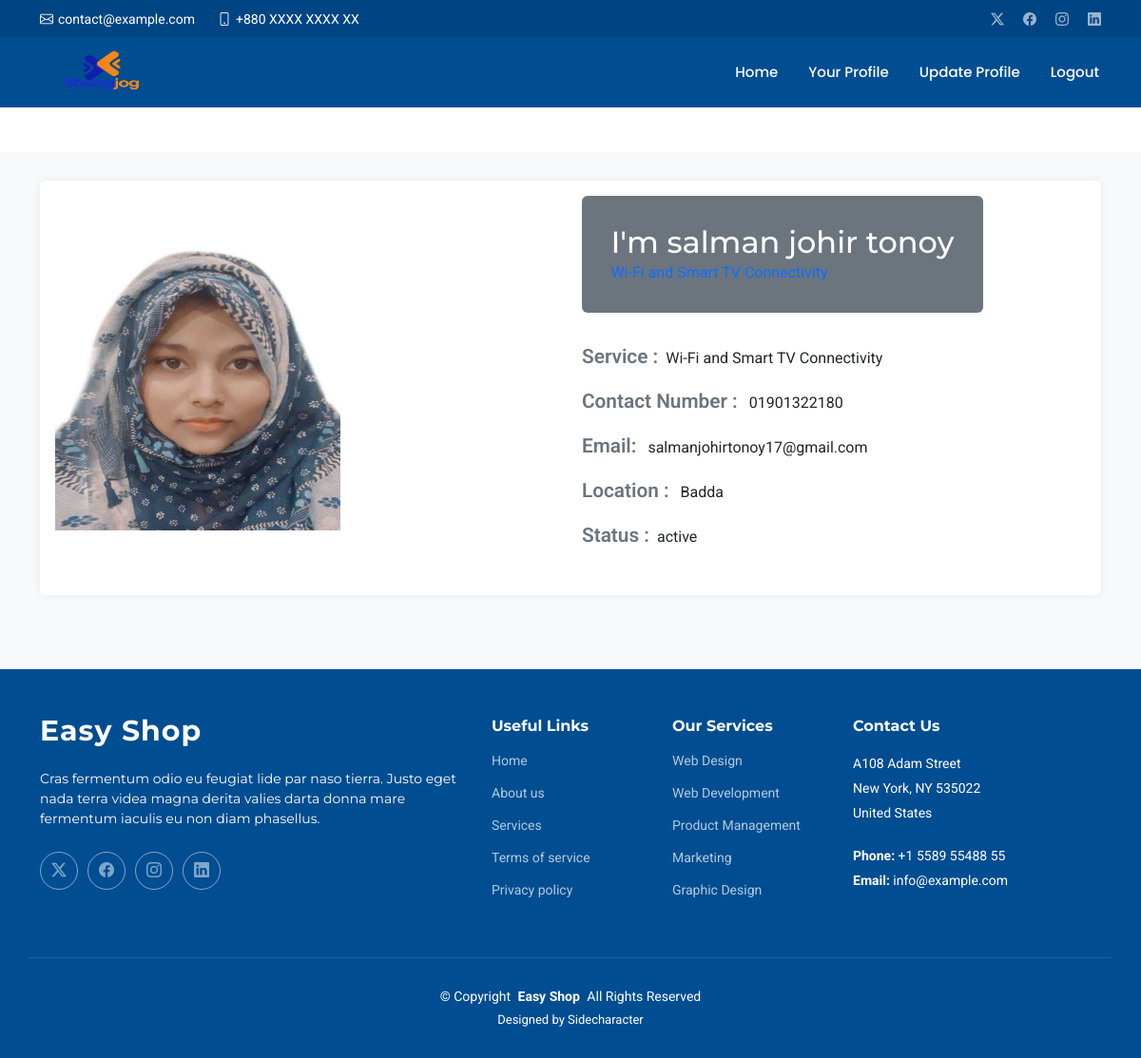
The page /profile/ (signed in) on the database as committed earlier.
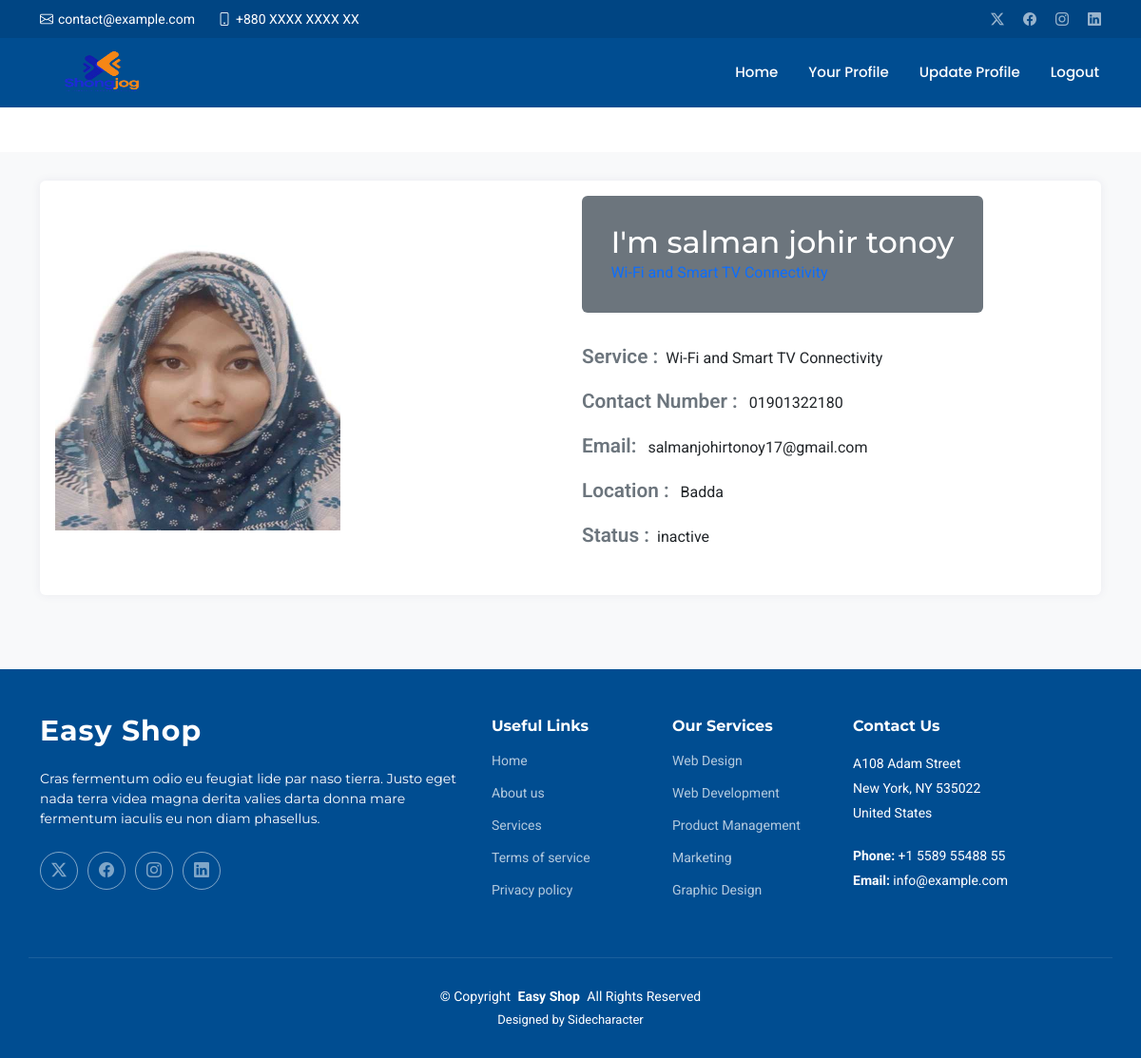
The same page on the database as committed later.
### shongjog/models.py (models this page shows, shortened)
class Registration(models.Model):
    user = models.OneToOneField(User, on_delete=models.CASCADE , blank=True, null=True)  # Linked with Django's User model
    phone_number = models.CharField(max_length=15)
    status = models.CharField(max_length=8, choices=[('active', 'Active'), ('inactive', 'Inactive')], default='active')
    occupation = models.CharField(max_length=100)
    area = models.CharField(max_length=100 , blank=True, null=True)
    picture = models.ImageField(upload_to='profile_pictures/', blank=True, null=True)

### shongjog/views.py (the view)
# urls.py: path('profile/', views.profile, name='profile'),
def profile(request):
    registration = get_object_or_404(Registration, user=request.user)
    return render(request, 'profile.html', {'registration': registration})

### templates/profile.html (shortened to what this page needs)
{% load static %}
<!DOCTYPE html>
<html lang="en">
  <head>
    <link
      href="/static/assets/vendor/bootstrap/css/bootstrap.min.css"
      rel="stylesheet"
    />
    <link
      href="/static/assets/vendor/bootstrap-icons/bootstrap-icons.css"
      rel="stylesheet"
    />
    <link href="/static/assets/vendor/aos/aos.css" rel="stylesheet" />
    <link
      href="/static/assets/vendor/glightbox/css/glightbox.min.css"
      rel="stylesheet"
    />
    <link
      href="/static/assets/vendor/swiper/swiper-bundle.min.css"
      rel="stylesheet"
    />
    <link href="/static/assets/css/main.css" rel="stylesheet" />
  </head>
  <body class="index-page">
    <header id="header" class="header fixed-top">
      <div class="topbar d-flex align-items-center">
        <div
          class="container d-flex justify-content-center justify-content-md-between"
        >
          <div class="contact-info d-flex align-items-center">
            <i class="bi bi-envelope d-flex align-items-center"
              ><a href="mailto:contact@example.com">contact@example.com</a></i
            >
            <i class="bi bi-phone d-flex align-items-center ms-4"
              ><span>+880 XXXX XXXX XX</span></i
            >
          </div>
          <div class="social-links d-none d-md-flex align-items-center">
            <a href="#" class="twitter"><i class="bi bi-twitter-x"></i></a>
            <a href="#" class="facebook"><i class="bi bi-facebook"></i></a>
            <a href="#" class="instagram"><i class="bi bi-instagram"></i></a>
            <a href="#" class="linkedin"><i class="bi bi-linkedin"></i></a>
          </div>
        </div>
      </div>
      <div class="branding d-flex align-items-cente">
        <div
          class="container position-relative d-flex align-items-center justify-content-between"
        >
          <a href="/" class="logo d-flex align-items-center">
            <h1 class="sitename">
              <img src="/static/assets/img/logo.png" alt="" />
            </h1>
          </a>
          <nav id="navmenu" class="navmenu">
            <ul>
              <li>
                <a href="/">Home<br/></a>
              </li>
              {% if user.is_authenticated %}
              <li><a href="{% url 'profile' %}">Your Profile</a></li>
              {% else %}
              <li><a href="{% url 'login' %}">Log In</a></li>
              {% endif %}
              <li><a href="{% url 'update_profile' %}">Update Profile</a></li>
              <li><a href="{% url 'logout' %}?next=/" >Logout</a></li>
            </ul>
          </nav>
        </div>
      </div>
    </header>
    <main class="main" style="margin-top:20vh;">
        <section class="bg-light">
            <div class="container">
                <div class="row">
                    <div class="col-lg-12 mb-4 mb-sm-5">
                        <div class="card card-style1 border-0">
                            <div class="card-body p-1-9 p-sm-2-3 p-md-6 p-lg-7">
                                <div class="row align-items-center">
                                    <div class="col-lg-6 mb-4 mb-lg-0">
                                        {% if  registration.picture  %}
                                        <img style = "width: 300px;height : 300px;" src="{{ registration.picture.url }}" alt="...">
                                        {% else %}
                                        <img style = "width: 300px;height : 300px;" src="https://static.vecteezy.com/system/resources/thumbnails/027/951/137/small_2x/stylish-spectacles-guy-3d-avatar-character-illustrations-png.png" alt="...">
                                        {% endif %}
                                    </div>
                                    <div class="col-lg-6 px-xl-10">
                                        <div class="bg-secondary d-lg-inline-block py-1-9 px-1-9 px-sm-6 mb-1-9 rounded">
                                            <h3 class="h2 text-white mb-0">I'm {{ registration.user.first_name }} {{ registration.user.last_name }}</h3>
                                            <span class="text-primary">{{ registration.occupation}}</span>
                                        </div>
                                        <ul class="list-unstyled mb-1-9">
                                            <li class="mb-2 mb-xl-3 display-28"><span class="display-26 text-secondary me-2 font-weight-600">Service :</span>{{ registration.occupation}} </li>
                                            <li class="mb-2 mb-xl-3 display-28"><span class="display-26 text-secondary me-2 font-weight-600">Contact Number :</span> {{ registration.phone_number }}</li>
                                            <li class="mb-2 mb-xl-3 display-28"><span class="display-26 text-secondary me-2 font-weight-600">Email:</span> {{ registration.user.email }}</li>
                                            <li class="mb-2 mb-xl-3 display-28"><span class="display-26 text-secondary me-2 font-weight-600">Location :</span> {{ registration.area }}</li>
                                            <li class="display-28"><span class="display-26 text-secondary me-2 font-weight-600">Status :</span>{{ registration.status }}</li>
                                        </ul>
                                    </div>
                                </div>
                            </div>
                        </div>
                    </div>
                </div>
            </div>
        </section>
    </main>
    <footer id="footer" class="footer accent-background">
      <div class="container footer-top">
        <div class="row gy-4">
          <div class="col-lg-5 col-md-12 footer-about">
            <a href="/" class="logo d-flex align-items-center">
              <span class="sitename">Easy Shop</span>
            </a>
            <p>
              Cras fermentum odio eu feugiat lide par naso tierra. Justo eget
              nada terra videa magna derita valies darta donna mare fermentum
              iaculis eu non diam phasellus.
            </p>
            <div class="social-links d-flex mt-4">
              <a href=""><i class="bi bi-twitter-x"></i></a>
              <a href=""><i class="bi bi-facebook"></i></a>
              <a href=""><i class="bi bi-instagram"></i></a>
              <a href=""><i class="bi bi-linkedin"></i></a>
            </div>
          </div>
          <div class="col-lg-2 col-6 footer-links">
            <h4>Useful Links</h4>
            <ul>
              <li><a href="#">Home</a></li>
              <li><a href="#">About us</a></li>
              <li><a href="#">Services</a></li>
              <li><a href="#">Terms of service</a></li>
              <li><a href="#">Privacy policy</a></li>
            </ul>
          </div>
          <div class="col-lg-2 col-6 footer-links">
            <h4>Our Services</h4>
            <ul>
              <li><a href="#">Web Design</a></li>
              <li><a href="#">Web Development</a></li>
              <li><a href="#">Product Management</a></li>
              <li><a href="#">Marketing</a></li>
              <li><a href="#">Graphic Design</a></li>
            </ul>
          </div>
          <div
            class="col-lg-3 col-md-12 footer-contact text-center text-md-start"
          >
            <h4>Contact Us</h4>
            <p>A108 Adam Street</p>
            <p>New York, NY 535022</p>
            <p>United States</p>
            <p class="mt-4">
              <strong>Phone:</strong> <span>+1 5589 55488 55</span>
            </p>
            <p><strong>Email:</strong> <span>info@example.com</span></p>
          </div>
        </div>
      </div>
      <div class="container copyright text-center mt-4">
        <p>
          © <span>Copyright</span>
          <strong class="px-1 sitename">Easy Shop</strong>
          <span>All Rights Reserved</span>
        </p>
        <div class="credits">Designed by <a href="">Sidecharacter</a></div>
      </div>
    </footer>
  </body>
</html>

### templates/profile.html (style rules this page uses)
.card-style1 { box-shadow: 0px 0px 10px 0px rgb(89 75 128 / 9%); }
.border-0 { border: 0!important; }
.card { position: relative; display: flex; flex-direction: column; min-width: 0; word-wrap: break-word; background-color: #fff; background-clip: border-box; border: 1px solid rgba(0,0,0,.125); border-radius: 0.25rem; }
section { padding: 120px 0; overflow: hidden; background: #fff; }
.text-primary { color: #ceaa4d !important; }
.text-secondary { color: #15395A !important; }
.font-weight-600 { font-weight: 600; }
.display-26 { font-size: 1.3rem; }
@media screen and (min-width: 992px) { .p-lg-7 { padding: 4rem; } }
@media screen and (min-width: 768px) { .p-md-6 { padding: 3.5rem; } }
@media screen and (min-width: 576px) { .p-sm-2-3 { padding: 2.3rem; } }
.p-1-9 { padding: 1.9rem; }
.bg-secondary { background: #15395A !important; }
@media screen and (min-width: 576px) { .pe-sm-6, .px-sm-6 { padding-right: 3.5rem; } }
@media screen and (min-width: 576px) { .ps-sm-6, .px-sm-6 { padding-left: 3.5rem; } }
.pe-1-9, .px-1-9 { padding-right: 1.9rem; }
.ps-1-9, .px-1-9 { padding-left: 1.9rem; }
.pb-1-9, .py-1-9 { padding-bottom: 1.9rem; }
.pt-1-9, .py-1-9 { padding-top: 1.9rem; }
.mb-1-9, .my-1-9 { margin-bottom: 1.9rem; }
@media (min-width: 992px) { .d-lg-inline-block { display: inline-block!important; } }
.rounded { border-radius: 0.25rem!important; }

Rows that differ between the two databases and show on the page:
changed Registration "Wi-Fi and Smart TV Connectivity": status "active" → "inactive"
